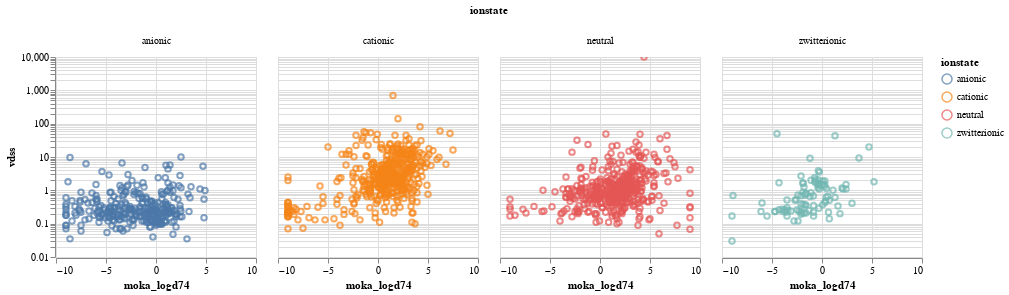

Notebook cell for this chart:
### Code cell
lower

### Figure 1 — Vega-Lite specification as saved in the notebook (floating-point values rounded to 4 significant figures; data arrays with more than 128 entries replaced by an {"elided": "..."} marker saying what was removed)
{"config": {"view": {"continuousWidth": 400, "continuousHeight": 300}}, "data": {"name": "data-37b0cf318a8ab07c19797600524075e1"}, "facet": {"column": {"type": "nominal", "field": "ionstate"}}, "spec": {"mark": "point", "encoding": {"color": {"type": "nominal", "field": "ionstate"}, "tooltip": [{"type": "nominal", "field": "drug_name"}, {"type": "quantitative", "field": "moka_logd74"}, {"type": "quantitative", "field": "vdss"}, {"type": "nominal", "field": "ionstate"}, {"type": "quantitative", "field": "CL"}], "x": {"type": "quantitative", "field": "moka_logd74"}, "y": {"type": "quantitative", "field": "vdss", "scale": {"clamp": true, "type": "log"}}}, "height": 200, "selection": {"selector014": {"type": "interval", "bind": "scales", "encodings": ["x", "y"]}}, "width": 200}, "$schema": "https://vega.github.io/schema/vega-lite/v4.8.1.json", "datasets": {"data-37b0cf318a8ab07c19797600524075e1": {"elided": "1300 records"}}}
